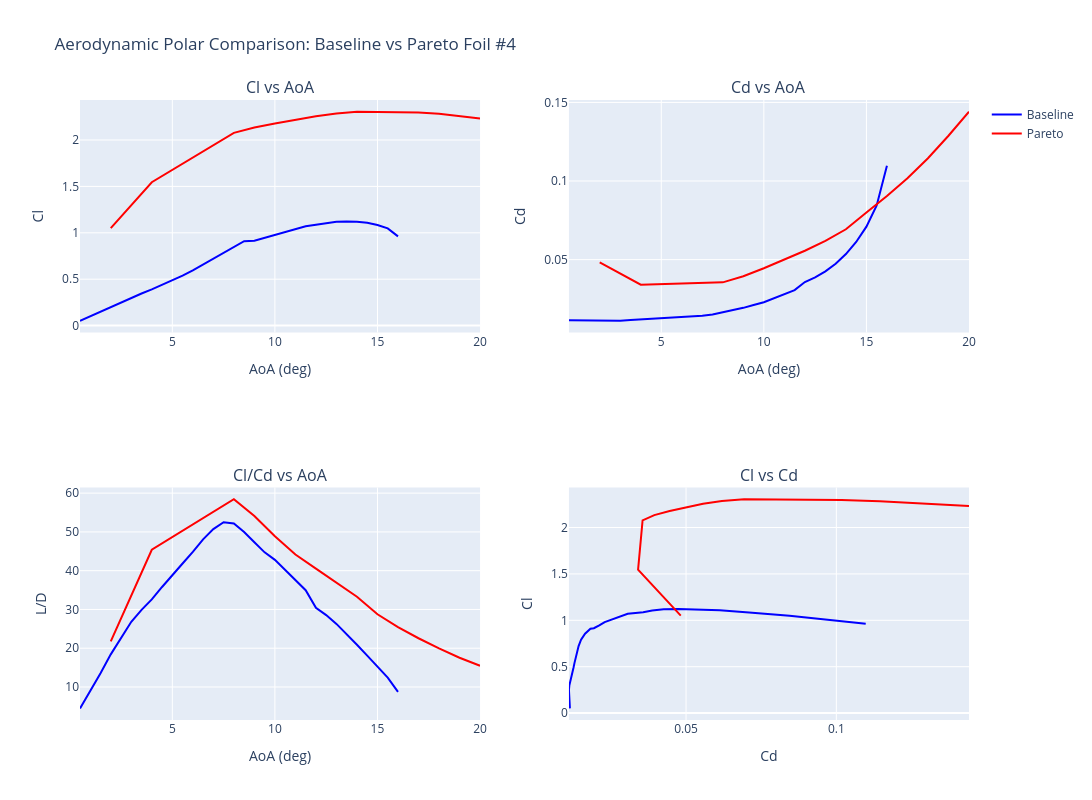

Notebook code cell kept with this figure:
### Code cell
# Load polar data for baseline and pareto foil
baseline_polar = np.genfromtxt("postProcess_data/baseline_Polar.txt", skip_header=12)
pareto_polar = np.genfromtxt(f"postProcess_data/pareto_Front_foil{desired_foil}_Polar.txt", skip_header=12)

# If either polar is empty, inform the user
if baseline_polar.size == 0:
    raise RuntimeError("Baseline polar file is empty or missing")
if pareto_polar.size == 0:
    raise RuntimeError("Pareto polar file is empty or missing")

baseline_aoa = baseline_polar[:, 0]
baseline_cl = baseline_polar[:, 1]
baseline_cd = baseline_polar[:, 2]
baseline_ld = baseline_cl / baseline_cd

pareto_aoa = pareto_polar[:, 0]
pareto_cl = pareto_polar[:, 1]
pareto_cd = pareto_polar[:, 2]
pareto_ld = pareto_cl / pareto_cd

# Create subplots: 2x2 grid
fig = make_subplots(
    rows=2, cols=2,
    subplot_titles=("Cl vs AoA", "Cd vs AoA", "Cl/Cd vs AoA", "Cl vs Cd")
)

# Cl vs AoA
fig.add_trace(go.Scatter(x=baseline_aoa, y=baseline_cl, mode='lines', name='Baseline', 
                         line=dict(color='blue', width=2)), row=1, col=1)
fig.add_trace(go.Scatter(x=pareto_aoa, y=pareto_cl, mode='lines', name='Pareto', 
                         line=dict(color='red', width=2)), row=1, col=1)

# Cd vs AoA
fig.add_trace(go.Scatter(x=baseline_aoa, y=baseline_cd, mode='lines', name='Baseline', 
                         line=dict(color='blue', width=2), showlegend=False), row=1, col=2)
fig.add_trace(go.Scatter(x=pareto_aoa, y=pareto_cd, mode='lines', name='Pareto', 
                         line=dict(color='red', width=2), showlegend=False), row=1, col=2)

# Cl/Cd vs AoA
fig.add_trace(go.Scatter(x=baseline_aoa, y=baseline_ld, mode='lines', name='Baseline', 
                         line=dict(color='blue', width=2), showlegend=False), row=2, col=1)
fig.add_trace(go.Scatter(x=pareto_aoa, y=pareto_ld, mode='lines', name='Pareto', 
                         line=dict(color='red', width=2), showlegend=False), row=2, col=1)

# Cl vs Cd
fig.add_trace(go.Scatter(x=baseline_cd, y=baseline_cl, mode='lines', name='Baseline', 
                         line=dict(color='blue', width=2), showlegend=False), row=2, col=2)
fig.add_trace(go.Scatter(x=pareto_cd, y=pareto_cl, mode='lines', name='Pareto', 
                         line=dict(color='red', width=2), showlegend=False), row=2, col=2)

# Update axes labels
fig.update_xaxes(title_text="AoA (deg)", row=1, col=1)
fig.update_yaxes(title_text="Cl", row=1, col=1)

fig.update_xaxes(title_text="AoA (deg)", row=1, col=2)
fig.update_yaxes(title_text="Cd", row=1, col=2)

fig.update_xaxes(title_text="AoA (deg)", row=2, col=1)
fig.update_yaxes(title_text="L/D", row=2, col=1)

fig.update_xaxes(title_text="Cd", row=2, col=2)
fig.update_yaxes(title_text="Cl", row=2, col=2)

fig.update_layout(title_text=f"Aerodynamic Polar Comparison: Baseline vs Pareto Foil #{desired_foil}",
                  template='plotly',
                  height=800,
                  width=1200,
                  hovermode='closest')

fig.show()

### Figure 1 — Plotly figure (JSON) as saved in the notebook; plotly's stock layout.template omitted (floating-point values rounded to 4 significant figures)
{"data": [{"line": {"color": "blue", "width": 2}, "mode": "lines", "name": "Baseline", "type": "scatter", "x": [0.5, 1.0, 1.5, 2.0, 2.5, 3.0, 3.5, 4.0, 4.5, 5.0, 5.5, 6.0, 6.5, 7.0, 7.5, 8.0, 8.5, 9.0, 9.5, 10.0, 11.5, 12.0, 12.5, 13.0, 13.5, 14.0, 14.5, 15.0, 15.5, 16.0], "xaxis": "x", "y": [0.051, 0.101, 0.1515, 0.2037, 0.2515, 0.2998, 0.346, 0.3902, 0.4389, 0.4886, 0.5387, 0.5963, 0.6589, 0.7229, 0.7911, 0.8557, 0.909, 0.9148, 0.9446, 0.9812, 1.07, 1.087, 1.106, 1.118, 1.123, 1.119, 1.107, 1.085, 1.048, 0.9617], "yaxis": "y"}, {"line": {"color": "red", "width": 2}, "mode": "lines", "name": "Pareto", "type": "scatter", "x": [2.0, 4.0, 8.0, 9.0, 10.0, 11.0, 12.0, 13.0, 14.0, 15.0, 16.0, 17.0, 18.0, 19.0, 20.0], "xaxis": "x", "y": [1.051, 1.545, 2.078, 2.134, 2.178, 2.216, 2.256, 2.286, 2.306, 2.301, 2.301, 2.296, 2.283, 2.26, 2.232], "yaxis": "y"}, {"line": {"color": "blue", "width": 2}, "mode": "lines", "name": "Baseline", "showlegend": false, "type": "scatter", "x": [0.5, 1.0, 1.5, 2.0, 2.5, 3.0, 3.5, 4.0, 4.5, 5.0, 5.5, 6.0, 6.5, 7.0, 7.5, 8.0, 8.5, 9.0, 9.5, 10.0, 11.5, 12.0, 12.5, 13.0, 13.5, 14.0, 14.5, 15.0, 15.5, 16.0], "xaxis": "x2", "y": [0.01136, 0.01128, 0.01116, 0.01106, 0.01104, 0.01118, 0.01157, 0.01197, 0.01226, 0.01255, 0.01287, 0.0133, 0.0137, 0.01425, 0.01507, 0.0164, 0.01819, 0.01933, 0.02112, 0.02293, 0.03059, 0.03574, 0.03874, 0.04255, 0.0474, 0.05356, 0.0612, 0.07097, 0.08444, 0.1098], "yaxis": "y2"}, {"line": {"color": "red", "width": 2}, "mode": "lines", "name": "Pareto", "showlegend": false, "type": "scatter", "x": [2.0, 4.0, 8.0, 9.0, 10.0, 11.0, 12.0, 13.0, 14.0, 15.0, 16.0, 17.0, 18.0, 19.0, 20.0], "xaxis": "x2", "y": [0.04824, 0.03404, 0.03554, 0.03944, 0.04454, 0.05017, 0.05566, 0.06193, 0.06931, 0.08003, 0.09052, 0.1017, 0.1145, 0.1288, 0.1441], "yaxis": "y2"}, {"line": {"color": "blue", "width": 2}, "mode": "lines", "name": "Baseline", "showlegend": false, "type": "scatter", "x": [0.5, 1.0, 1.5, 2.0, 2.5, 3.0, 3.5, 4.0, 4.5, 5.0, 5.5, 6.0, 6.5, 7.0, 7.5, 8.0, 8.5, 9.0, 9.5, 10.0, 11.5, 12.0, 12.5, 13.0, 13.5, 14.0, 14.5, 15.0, 15.5, 16.0], "xaxis": "x3", "y": [4.489, 8.954, 13.58, 18.42, 22.78, 26.82, 29.9, 32.6, 35.8, 38.93, 41.86, 44.83, 48.09, 50.73, 52.5, 52.18, 49.97, 47.33, 44.73, 42.79, 34.98, 30.42, 28.54, 26.28, 23.69, 20.9, 18.09, 15.28, 12.41, 8.76], "yaxis": "y3"}, {"line": {"color": "red", "width": 2}, "mode": "lines", "name": "Pareto", "showlegend": false, "type": "scatter", "x": [2.0, 4.0, 8.0, 9.0, 10.0, 11.0, 12.0, 13.0, 14.0, 15.0, 16.0, 17.0, 18.0, 19.0, 20.0], "xaxis": "x3", "y": [21.78, 45.4, 58.46, 54.1, 48.89, 44.17, 40.53, 36.91, 33.27, 28.76, 25.42, 22.58, 19.94, 17.55, 15.48], "yaxis": "y3"}, {"line": {"color": "blue", "width": 2}, "mode": "lines", "name": "Baseline", "showlegend": false, "type": "scatter", "x": [0.01136, 0.01128, 0.01116, 0.01106, 0.01104, 0.01118, 0.01157, 0.01197, 0.01226, 0.01255, 0.01287, 0.0133, 0.0137, 0.01425, 0.01507, 0.0164, 0.01819, 0.01933, 0.02112, 0.02293, 0.03059, 0.03574, 0.03874, 0.04255, 0.0474, 0.05356, 0.0612, 0.07097, 0.08444, 0.1098], "xaxis": "x4", "y": [0.051, 0.101, 0.1515, 0.2037, 0.2515, 0.2998, 0.346, 0.3902, 0.4389, 0.4886, 0.5387, 0.5963, 0.6589, 0.7229, 0.7911, 0.8557, 0.909, 0.9148, 0.9446, 0.9812, 1.07, 1.087, 1.106, 1.118, 1.123, 1.119, 1.107, 1.085, 1.048, 0.9617], "yaxis": "y4"}, {"line": {"color": "red", "width": 2}, "mode": "lines", "name": "Pareto", "showlegend": false, "type": "scatter", "x": [0.04824, 0.03404, 0.03554, 0.03944, 0.04454, 0.05017, 0.05566, 0.06193, 0.06931, 0.08003, 0.09052, 0.1017, 0.1145, 0.1288, 0.1441], "xaxis": "x4", "y": [1.051, 1.545, 2.078, 2.134, 2.178, 2.216, 2.256, 2.286, 2.306, 2.301, 2.301, 2.296, 2.283, 2.26, 2.232], "yaxis": "y4"}], "layout": {"annotations": [{"font": {"size": 16}, "showarrow": false, "text": "Cl vs AoA", "x": 0.225, "xanchor": "center", "xref": "paper", "y": 1, "yanchor": "bottom", "yref": "paper"}, {"font": {"size": 16}, "showarrow": false, "text": "Cd vs AoA", "x": 0.775, "xanchor": "center", "xref": "paper", "y": 1, "yanchor": "bottom", "yref": "paper"}, {"font": {"size": 16}, "showarrow": false, "text": "Cl/Cd vs AoA", "x": 0.225, "xanchor": "center", "xref": "paper", "y": 0.375, "yanchor": "bottom", "yref": "paper"}, {"font": {"size": 16}, "showarrow": false, "text": "Cl vs Cd", "x": 0.775, "xanchor": "center", "xref": "paper", "y": 0.375, "yanchor": "bottom", "yref": "paper"}], "height": 800, "hovermode": "closest", "title": {"text": "Aerodynamic Polar Comparison: Baseline vs Pareto Foil #4"}, "width": 1200, "xaxis": {"anchor": "y", "domain": [0, 0.45], "title": {"text": "AoA (deg)"}}, "xaxis2": {"anchor": "y2", "domain": [0.55, 1], "title": {"text": "AoA (deg)"}}, "xaxis3": {"anchor": "y3", "domain": [0, 0.45], "title": {"text": "AoA (deg)"}}, "xaxis4": {"anchor": "y4", "domain": [0.55, 1], "title": {"text": "Cd"}}, "yaxis": {"anchor": "x", "domain": [0.625, 1], "title": {"text": "Cl"}}, "yaxis2": {"anchor": "x2", "domain": [0.625, 1], "title": {"text": "Cd"}}, "yaxis3": {"anchor": "x3", "domain": [0, 0.375], "title": {"text": "L/D"}}, "yaxis4": {"anchor": "x4", "domain": [0, 0.375], "title": {"text": "Cl"}}}}
